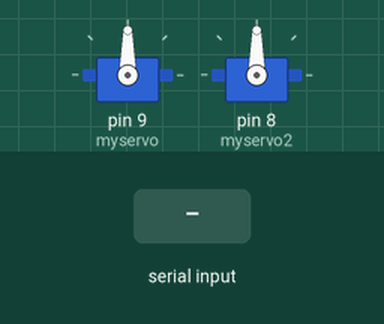
Bench run of a sketch on a simulated Arduino Uno, built with avr-gcc and run on an emulated ATmega328P. Parts: 2 × servo. Inputs (shaded band) come from the test bench.

Above: at 2.0 s.
2.1 s: "30,150\n" received over Serial
At 3.6 s:
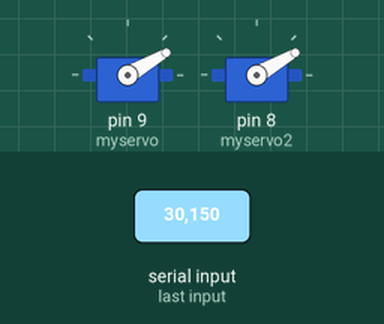
4.5 s: "5\n" received over Serial
At 6.2 s:
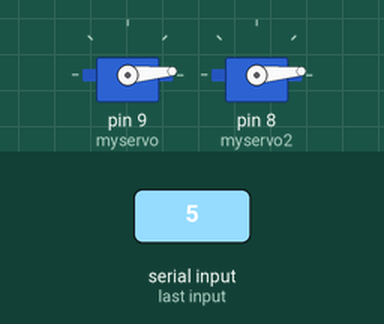
6.5 s: "200\n" received over Serial
At 7.8 s:
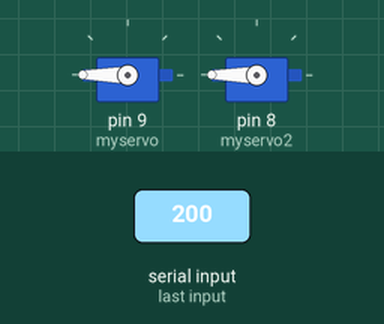
8.5 s: "90,45\n" received over Serial
At 9.4 s:
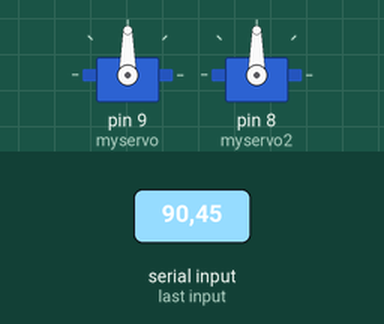
Timing chart, 0 to 11.5 s (numbered marks = the images above; inputs shaded):
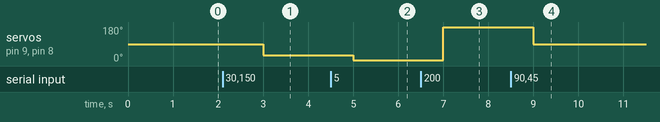

The sketch:

arm_servos.ino
```cpp
#include <Servo.h>

Servo myservo;  // Create a servo object
Servo myservo2;
int lastAngleValue = 90; // Initial angle value

void setup() {
  myservo.attach(9);  // Attach the servo to digital pin 9
  myservo2.attach(8);
  Serial.begin(9600);
}

int returnAngleValue() {
  delay(1000);

  // Receiving Data from Computer
  if (Serial.available() > 0) {
    String inputString = Serial.readStringUntil('\n');
    int value = inputString.toInt();
    return value;
  }
  // Return the last angle value if no new value is received
  return lastAngleValue;
}

void loop() {
  int newAngleValue = returnAngleValue();

  // Update servo position only if a new angle value is received
  if (newAngleValue != lastAngleValue) {
    myservo.write(newAngleValue);
    myservo2.write(newAngleValue);
    lastAngleValue = newAngleValue;
  }
}
```

Measured:
- after the input at 2.1 s, servo on pin 9 (myservo), servo on pin 8 (myservo2): 90° → 30° after 0.90 s
- after the input at 4.5 s, servo on pin 9 (myservo), servo on pin 8 (myservo2): 30° → 5° after 0.50 s
- after the input at 6.5 s, servo on pin 9 (myservo), servo on pin 8 (myservo2): 5° → 180° after 0.50 s
- after the input at 8.5 s, servo on pin 9 (myservo), servo on pin 8 (myservo2): 180° → 90° after 0.50 s
